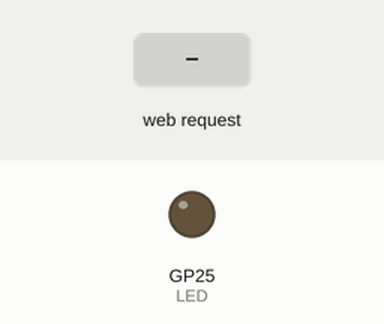
A program run on a simulated Raspberry Pi Pico running MicroPython. Shown: output pins drawn as LEDs (lit = HIGH). The inputs (shaded band) are chosen by the test bench. WiFi joins after 1.5 s; what the program prints to the serial console is not drawn.

Above: at 3.2 s.
3.3 s: HTTP request GET /ledon received
At 4.4 s:
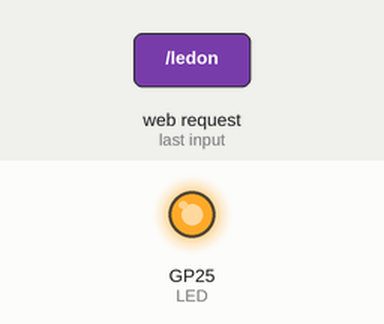
4.8 s: HTTP request GET /ledoff received
At 5.5 s:
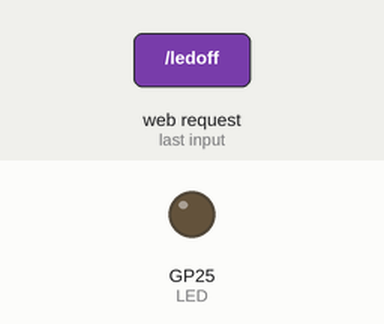
Timing chart, 0 to 7.8 s (numbered marks = the images above; inputs shaded):
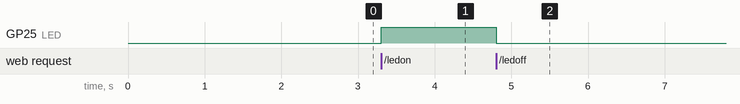

The program:

main.py
```python
import network
import asyncio
from time import sleep
import machine
import ubinascii

# Wi-Fi ルーターのSSIDとパスワードです
# お使いの設定に書き換えてください
SSID = 'xxxxxx'
PASSWORD = 'xxxxxx'
PORT = 80
#ルーティングテーブル
ROOTING_TABLE = {
    '/': 'index.html',
    '/top': 'right.html',
    '/left': 'left.html',
    '/right': 'right.html',
    '/ledon': 'ledon.html',
    '/ledoff': 'ledoff.html',
    '/getTemperature': 'getTemperature.html',
    '/inputName': 'inputName.html',
}
#コンテントタイプ
CONTENT_TYPE = {
    'html': 'text/html',
    'jpg': 'image/jpg',
    'png': 'image/png',
    'ico': 'image/x-icon'
}
#アクションテーブル
#Raspberry Pi PICO Wで何か制御したいときは、ここに処理を記述してください
LED = machine.Pin("LED", machine.Pin.OUT)
TEMPERATURE_SENSOR = machine.ADC(4)
def get_temperature():
    conversion_factor = 3.3 / (65535)
    reading = TEMPERATURE_SENSOR.read_u16() * conversion_factor
    temperature = 27 - (reading - 0.706) / 0.001721
    return '{:.1f}'.format(temperature)

#(ルーティング名:関数名)
ACTION_TABLE = {
    '/ledon': lambda: LED.on(),
    '/ledoff': lambda: LED.off(),
    '/getTemperature': lambda: get_temperature(),
}

#POSTアクションテーブル
#POSTのときの処理をここに登録
POST_ACTION_TABLE = {
    '/inputName': lambda page_data, posted_data: post_name(page_data, posted_data)
}

#postページを加工する関数をここに登録
def post_name(page_data, posted_data):
    edited_page = str(page_data).format(posted_data['name'])
    return edited_page

# Webページを取得する関数
def get_page(file_name):
    open_mode = 'r'
    if get_file_type(file_name) != 'html':
        open_mode = 'rb'
    data = ''
    try:
        with open(file_name, open_mode) as f:
            data = f.read()
    except Exception as e:
        print(f'Error opening file: {e}')
        with open('NotFound.html', 'r') as f:
            data = f.read()
    return data

# WEBページをルーティングする関数
def rooting_from_url(rooting):
    #ファイル名指定だったら、ファイル名を返す
    if len(rooting.split('.')) >= 2:
        return rooting.split('/')[-1]
    #ルーティング表を参照して、ファイル名を返す
    if rooting in ROOTING_TABLE.keys():
        return ROOTING_TABLE[rooting]
    #各表になかったら、NotFound.htmlを返す
    return 'NotFound.html'

# WEBページからアクションを実行する関数
def action_from_page(rooting):
    if rooting in ACTION_TABLE.keys():
        return ACTION_TABLE[rooting]()
    return None

# urlからファイルタイプを取得する関数
def get_file_type(url):
    url_split = url.split('.')
    if len(url_split) == 1:
        mime_type = 'html'
    else:
        mime_type = url_split[-1]
    return mime_type

# ファイルタイプからContent-Typeを取得する関数
def get_content_type(url):
    mime_type = get_file_type(url)
    content_type = ''
    if mime_type in CONTENT_TYPE.keys():
        content_type = f'HTTP/1.0 200 OK\r\nContent-type: {CONTENT_TYPE[mime_type]}\r\n\r\n'
    return content_type

# Wi-Fiに接続する関数
def connect_and_return_ip():
    #Connect to WLAN
    wlan = network.WLAN(network.STA_IF)
    wlan.active(True)
    wlan.connect(SSID, PASSWORD)
    while wlan.isconnected() == False:
        print('Waiting for connection...')
        sleep(1)
    ip = wlan.ifconfig()[0]
    print(f'Connected on {ip}')
    return ip

# GETメソッドの時の処理
def get_method(url):
    filename = rooting_from_url(url)
    #Raspberry Pi PICO Wに対するアクション実行
    value = action_from_page(url)
    page = get_page(filename)
    if value != None:
        page = str(page).format(value)
    return (get_content_type(url), page)

# POSTメソッドの時の処理
def post_method(url, posted_data):
    filename = rooting_from_url(url)
    page = get_page(filename)
    if url in POST_ACTION_TABLE.keys():
        page = POST_ACTION_TABLE[url](str(page), posted_data)
    return (get_content_type(url), page)

# URLデコードを行う関数
# micropythonにはurllib.parseモジュールはないため自前で実装
# '+' を ' ' に変換し、%xx 形式の文字列を対応するASCII文字に変換する
def url_decode(s):
    if '%' not in s:
        return s
    s_replaced = s.replace('+', ' ')
    s_decoded = ubinascii.unhexlify(s_replaced.replace('%', '').encode()).decode()
    return s_decoded

def get_posted_data(request):
    request_lines = request.decode('utf8').split('\r\n')
    posted_data = {key:url_decode(value) for key, value in [line.split('=') for line in request_lines[-1].split('&')]}
    return posted_data

# リクエストに対して、コンテントタイプとWebページを返す関数
def get_content_and_page(request):
    request_line = request.split(b'\r\n')[0].decode('utf-8')
    method = request_line.split()[0]
    url = request_line.split()[1]
    if method == 'GET':
        return get_method(url)
    elif method == 'POST':
        return post_method(url, get_posted_data(request))
    raise ValueError('method is not GET or POST')

# クライアント(ブラウザ)からの接続に対応する関数
async def async_server(reader, writer):
    request = await reader.read(1024)
    if len(request) == 0:
        return
    content_type , page = get_content_and_page(request)
    writer.write(content_type)
    writer.write(page)
    await writer.drain()
    await writer.wait_closed()

# メイン処理部分
# Wi-Fiに接続し、IPアドレスを取得します
ip = connect_and_return_ip()
# 非同期でWEBサーバを起動させます
loop = asyncio.new_event_loop()
coroutine = asyncio.start_server(async_server, ip, PORT)
server = loop.run_until_complete(coroutine)
try:
    loop.run_forever()
except KeyboardInterrupt:
    pass
finally:
    server.close()
    loop.run_until_complete(server.wait_closed())
    loop.close()
```

Measured:
- after the input at 3.3 s, GP25 (LED): LOW → HIGH at once
- after the input at 4.8 s, GP25 (LED): HIGH → LOW at once
